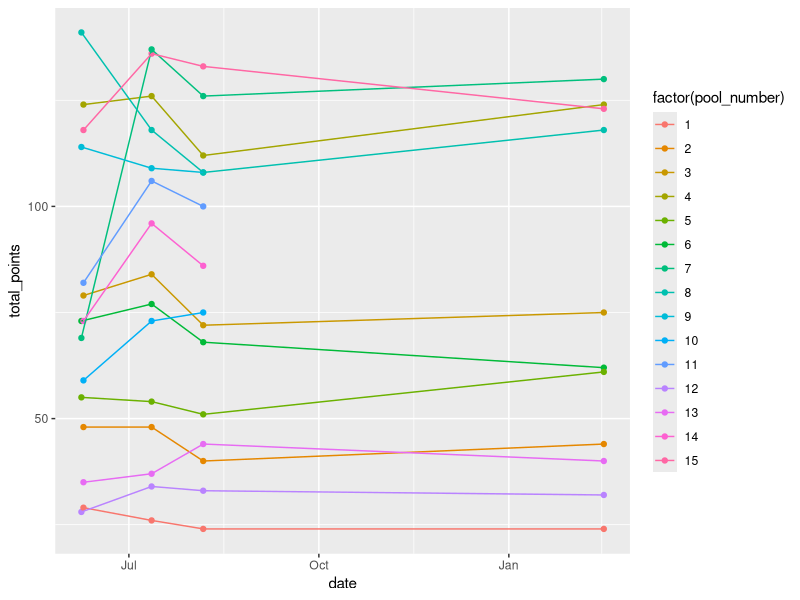
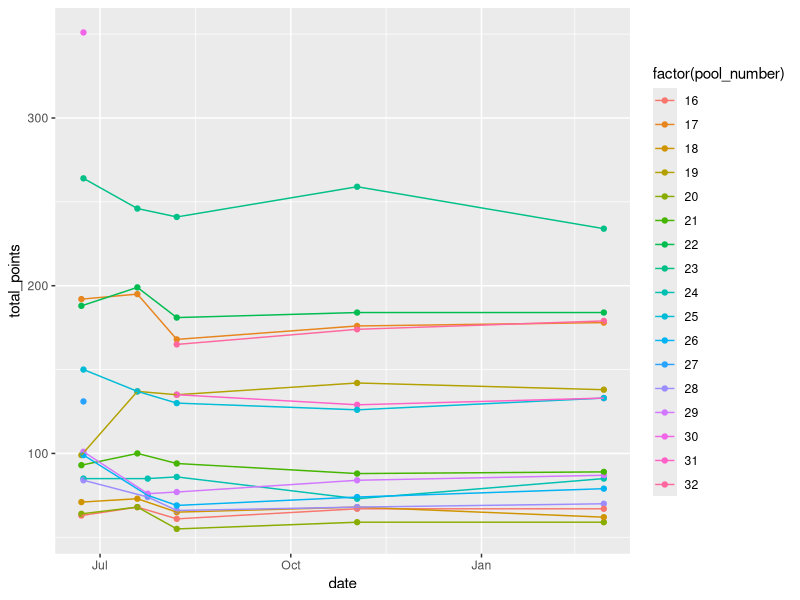
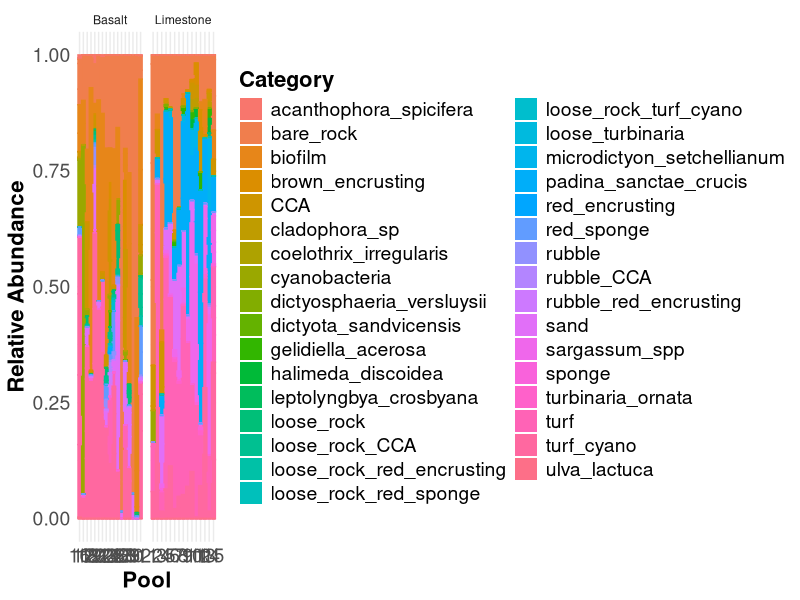
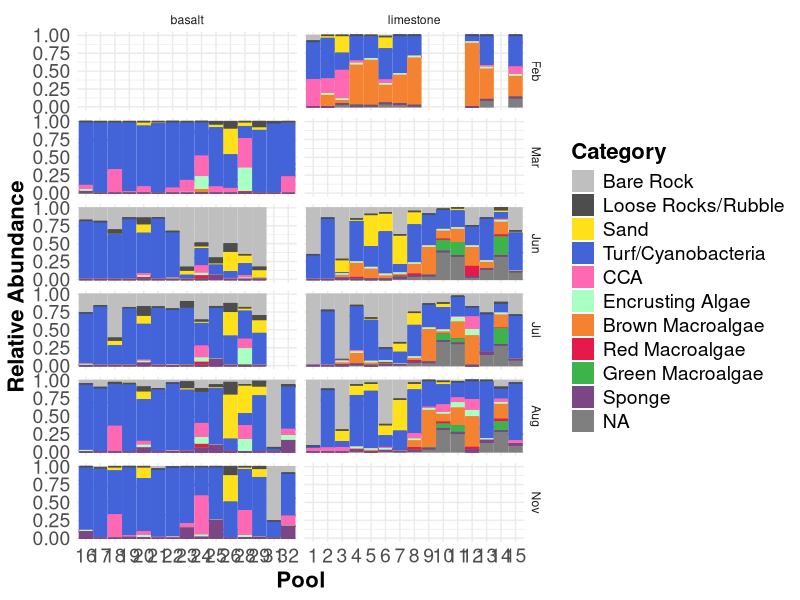
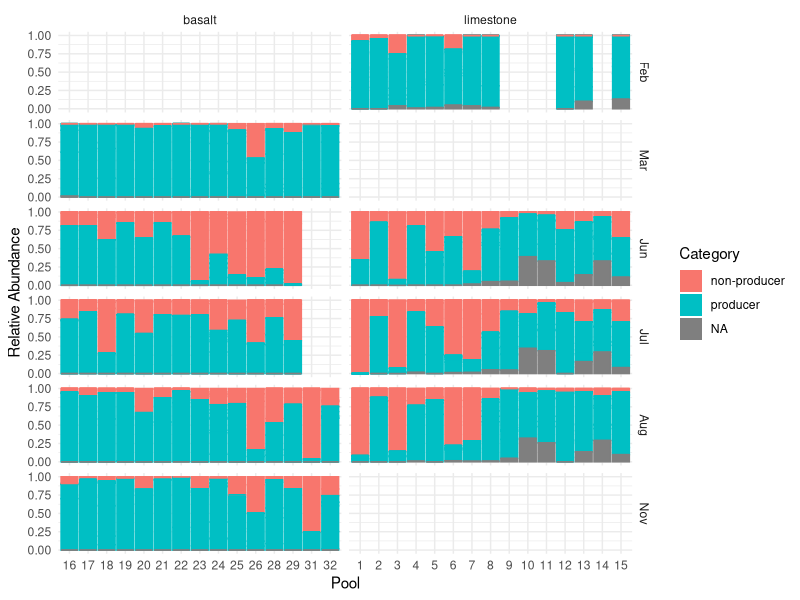
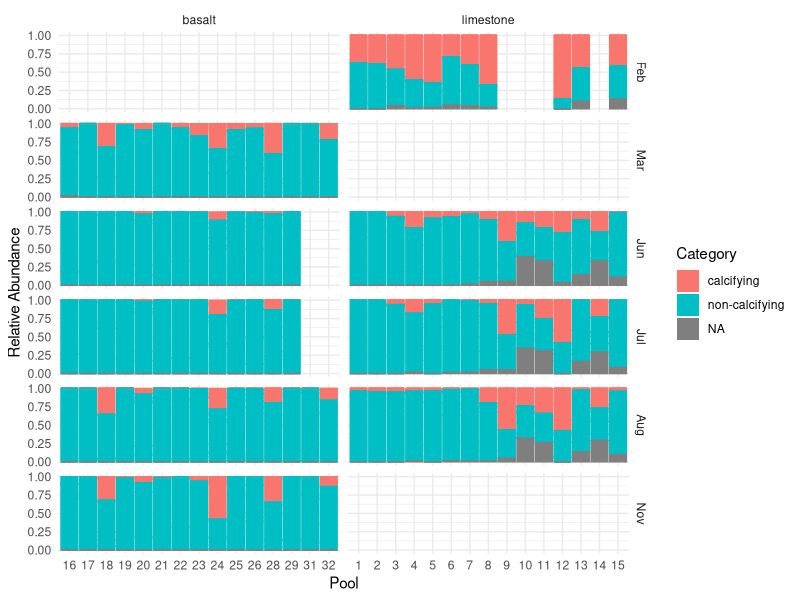
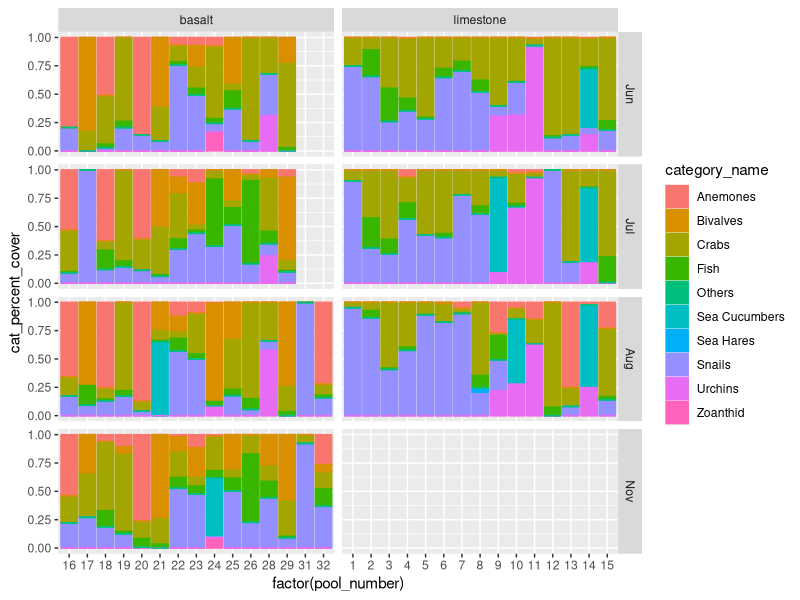

Recreate these plots in R, in order.
## ---- chunk 1
library(tidyverse)
library(here)
## ---- chunk 2
benthic <- read_csv(here("Data", "benthic_community_composition.csv"))
mobile <- read_csv(here("Data", "mobile_community_composition.csv"))
tp_parameters <- read_csv(here("Data", "tidepool_parameters.csv"))
categories <- read_csv(here("Data", "community_composition_categories.csv"))
## ---- chunk 3
benthic %>% filter(site %in% "Kaihalulu Beach") %>% ggplot(aes(x = date, y = total_points, color = factor(pool_number))) + geom_point() + geom_line() 
## ---- chunk 4
benthic %>% filter(site %in% "Sandy Beach") %>% ggplot(aes(x = date, y = total_points, color = factor(pool_number))) + geom_point() + geom_line() 
## ---- chunk 5
benthic$month <- month(benthic$date, label = TRUE)
## ---- chunk 6
benthic_long <- benthic %>%
  select(-c("notes":"observers")) %>%
  pivot_longer(
    cols = c("bare_rock":"red_sponge"),
    names_to = "id",
    values_to = "num_points")
## ---- chunk 7
benthic_categories <- left_join(benthic_long, categories)
## ---- chunk 8
benthic_long <- benthic_long %>%
                mutate(spp_percent_cover = (num_points/total_points)*100)
## ---- chunk 9
benthic_long %>% ggplot(aes(x= factor(pool_number),
               y = num_points, 
               fill= factor(id), 
               color= id)) + # set lines surrounding each color to match the fill colors 
      geom_bar(stat="identity", position="fill") + # stacked bars
      facet_wrap(~substrate, scales = "free_x",
                 labeller = as_labeller(c(basalt = "Basalt", limestone = "Limestone"))) + 
  
      labs(x = "Pool", # labels
           y="Relative Abundance",
           fill = "Category") +

      theme_minimal() +  # theme
      theme(title = element_text(size = 18, face = "bold"), # make title bigger and bold
            axis.title = element_text(size = 16), # make all text bigger
            axis.text = element_text(size = 14),
            legend.title = element_text(size = 16),
            legend.text = element_text(size = 14)) +
    
      
      guides(color = "none") #+ # keep only legend for fill since fill and color are the same
      
#      scale_fill_manual(values = c('#e6194b', '#3cb44b', "lightblue", '#4363d8', '#f58231', '#000075', '#46f0f0', '#f032e6', '#fabebe', '#800000', '#008080',  '#e6beff', '#aaffc3', '#ffe119' , '#808000')) +
      
#      scale_color_manual(values = c('#e6194b', '#3cb44b', "lightblue", '#4363d8', '#f58231', '#000075', '#46f0f0', '#f032e6', '#fabebe', '#800000', '#008080',  '#e6beff', '#aaffc3', '#ffe119' , '#808000'))
## ---- chunk 10
benthic_categories_pcover <- benthic_categories %>%
                             mutate(cat_percent_cover = (num_points/total_points)*100) %>%
                             select(-c(total_points, id, num_points, production, calcification)) %>%
                             group_by(date, site, water_date, pool_number, substrate, category, category_name) %>%
                             mutate(cat_percent_cover = sum(cat_percent_cover)) %>%
                             distinct(date, site, water_date, pool_number, substrate, .keep_all = TRUE)  # Ensure only one row per pool
## ---- chunk 11
# Change order levels 
benthic_categories$category_name <- factor(benthic_categories$category_name, 
                                             levels=c("Bare Rock", "Loose Rocks/Rubble", "Sand", "Turf/Cyanobacteria", "CCA", "Encrusting Algae", "Brown Macroalgae", "Red Macroalgae", "Green Macroalgae", "Sponge"))
## ---- chunk 12
benthic_categories %>% 
  filter(!pool_number %in% c(27, 30)) %>%
  ggplot(aes(x= factor(pool_number),
               y = num_points, 
               fill= factor(category_name), 
               color= category_name)) + # set lines surrounding each color to match the fill colors
      geom_bar(stat="identity", position="fill") + # stacked bars
      facet_grid(month ~substrate, scales = "free_x") +
  
      labs(x = "Pool", # labels
           y="Relative Abundance",
           fill = "Category") +

      theme_minimal() +  # theme
      theme(title = element_text(size = 18, face = "bold"), # make title bigger and bold
            axis.title = element_text(size = 16), # make all text bigger
            axis.text = element_text(size = 14),
            legend.title = element_text(size = 16),
            legend.text = element_text(size = 14)) +
    
      
      guides(color = "none")  + # keep only legend for fill since fill and color are the same
      
      scale_fill_manual(values = c('gray75', 'gray30', '#ffe119', '#4363d8', "hotpink", '#aaffc3', '#f58231', '#e6194b', '#3cb44b', "#7C4585")) +
      
      scale_color_manual(values = c('gray75', 'gray30', '#ffe119', '#4363d8', "hotpink", '#aaffc3', '#f58231', '#e6194b', '#3cb44b', "#7C4585"))
## ---- chunk 13
benthic_producers <- benthic_categories %>%
                             mutate(cat_percent_cover = (num_points/total_points)*100) %>%
                             select(-c(total_points, id, num_points, category, category_name, calcification)) %>%
                             group_by(date, site, water_date, pool_number, substrate, production) %>%
                             mutate(prod_percent_cover = sum(cat_percent_cover)) %>%
                             distinct(date, site, water_date, pool_number, substrate, .keep_all = TRUE)  # Ensure only one row per pool
## ---- chunk 14
benthic_prod_wide <- benthic_producers %>%
  select(!cat_percent_cover) %>%
  pivot_wider(
    names_from = production,
    values_from = prod_percent_cover) %>%
  rename("producer_pcover" = "producer",
         "non_producer_pcover" = "non-producer")
## ---- chunk 15
benthic_categories %>% 
  filter(!pool_number %in% c(27, 30)) %>%
  ggplot(aes(x= factor(pool_number),
               y = num_points, 
               fill= factor(production), 
               color= production)) + # set lines surrounding each color to match the fill colors
      geom_bar(stat="identity", position="fill") + # stacked bars
      facet_grid(month ~substrate, scales = "free_x") +
  
      labs(x = "Pool", # labels
           y="Relative Abundance",
           fill = "Category")  +
  
      guides(color = "none")  + # keep only legend for fill since fill and color are the same
      theme_minimal() 
## ---- chunk 16
benthic_calcifiers <- benthic_categories %>%
                             mutate(cat_percent_cover = (num_points/total_points)*100) %>%
                             select(-c(total_points, id, num_points, category, category_name, production)) %>%
                             group_by(date, site, water_date, pool_number, substrate, calcification) %>%
                             mutate(calc_percent_cover = sum(cat_percent_cover)) %>%
                             distinct(date, site, water_date, pool_number, substrate, .keep_all = TRUE)  # Ensure only one row per pool
## ---- chunk 17
benthic_calc_wide <- benthic_calcifiers %>%
  select(!cat_percent_cover) %>%
  pivot_wider(
    names_from = calcification,
    values_from = calc_percent_cover) %>%
  rename("calcifying_pcover" = "calcifying",
         "non_calcifying_pcover" = "non-calcifying")
## ---- chunk 18
benthic_categories %>% 
  filter(!pool_number %in% c(27, 30)) %>%
  ggplot(aes(x= factor(pool_number),
               y = num_points, 
               fill= factor(calcification), 
               color= calcification)) + # set lines surrounding each color to match the fill colors
      geom_bar(stat="identity", position="fill") + # stacked bars
      facet_grid(month ~substrate, scales = "free_x") +
  
      labs(x = "Pool", # labels
           y="Relative Abundance",
           fill = "Category")  +
  
      guides(color = "none")  + # keep only legend for fill since fill and color are the same
      theme_minimal() 
## ---- chunk 19
mobile <- left_join(mobile, tp_parameters, by = c("pool_number", "site", "substrate"))
## ---- chunk 20
mobile$month <- month(mobile$date, label = TRUE)
## ---- chunk 21
mobile_long <- mobile %>%
  select(-c("notes.x":"perimeter_m", "max_depth_m":"notes.y")) %>%
  pivot_longer(
    cols = c("hermit_crab_large":"shrimp"),
    names_to = "id",
    values_to = "count")
## ---- chunk 22
mobile_categories <- left_join(mobile_long, categories, by = "id")
## ---- chunk 23
mobile_categories_pcover <- mobile_categories %>%
                             mutate(pcover = ((count*surface_area_m2)/pool_surface_area_m2)*100) %>%
                             select(-c(count, id, pool_surface_area_m2, avg_diameter_or_length_cm:surface_area_m2, production, calcification)) %>%
                             group_by(date, site, water_date, pool_number, substrate, category, category_name) %>%
                             mutate(cat_percent_cover = sum(pcover)) %>%
                             select(-pcover) %>%
                             distinct(date, site, water_date, pool_number, substrate, .keep_all = TRUE)  # only one row per category per pool
## ---- chunk 24
mobile_calcifiers <- mobile_categories %>%
                        mutate(pcover = ((count*surface_area_m2)/pool_surface_area_m2)*100) %>%
                        select(-c(count, id, pool_surface_area_m2, avg_diameter_or_length_cm:surface_area_m2, category, category_name, production)) %>%
                        group_by(date, site, water_date, pool_number, substrate, calcification) %>%
                        mutate(calc_percent_cover = sum(pcover)) %>%
                        select(-pcover) %>%
                        distinct(date, site, water_date, pool_number, substrate, .keep_all = TRUE)  # Ensure only one row per pool
## ---- chunk 25
mobile_calc_wide <- mobile_calcifiers %>%
  pivot_wider(
    names_from = calcification,
    values_from = calc_percent_cover) %>%
  rename("inv_calcifying_pcover" = "calcifying",
         "inv_non_calcifying_pcover" = "non-calcifying")
## ---- chunk 26
mobile_producers <- mobile_categories %>%
                        mutate(pcover = ((count*surface_area_m2)/pool_surface_area_m2)*100) %>%
                        select(-c(count, id, pool_surface_area_m2, avg_diameter_or_length_cm:surface_area_m2, category, category_name, calcification)) %>%
                        group_by(date, site, water_date, pool_number, substrate, production) %>%
                        mutate(prod_percent_cover = sum(pcover)) %>%
                        select(-pcover) %>%
                        distinct(date, site, water_date, pool_number, substrate, .keep_all = TRUE)  # Ensure only one row per pool
## ---- chunk 27
mobile_prod_wide <- mobile_producers %>%
  pivot_wider(
    names_from = production,
    values_from = prod_percent_cover) %>%
  rename("inv_producer_pcover" = "producer",
         "inv_non_producer_pcover" = "non-producer")
## ---- chunk 28
mobile_categories_pcover %>% 
  filter(!pool_number %in% c(27,30)) %>%
  ggplot(aes(x = factor(pool_number),
             y = cat_percent_cover, 
             fill = category_name, 
             color = category_name)) +
  geom_bar(stat = "identity", position = "fill") +
  facet_grid(month~substrate, scale = "free_x") 
## ---- chunk 29
comm_comp_summary <- list(benthic_prod_wide, benthic_calc_wide, mobile_prod_wide, mobile_calc_wide) %>% reduce(left_join)

comm_comp_summary <- as.data.frame(comm_comp_summary) %>%
                        select(-c(date, avg_diameter_or_length_cm:surface_area_m2)) %>%
                        rename("date" = "water_date") %>% 
                        mutate(total_producer_pcover = producer_pcover + inv_producer_pcover,
                               total_non_producer_pcover = non_producer_pcover + inv_non_producer_pcover,
                               total_calcifying_pcover = calcifying_pcover + inv_calcifying_pcover,
                               total_non_calcifying_pcover = non_calcifying_pcover + inv_non_calcifying_pcover)
## ---- chunk 30
write.csv(comm_comp_summary, here("Data", "comm_comp_summary.csv"))
